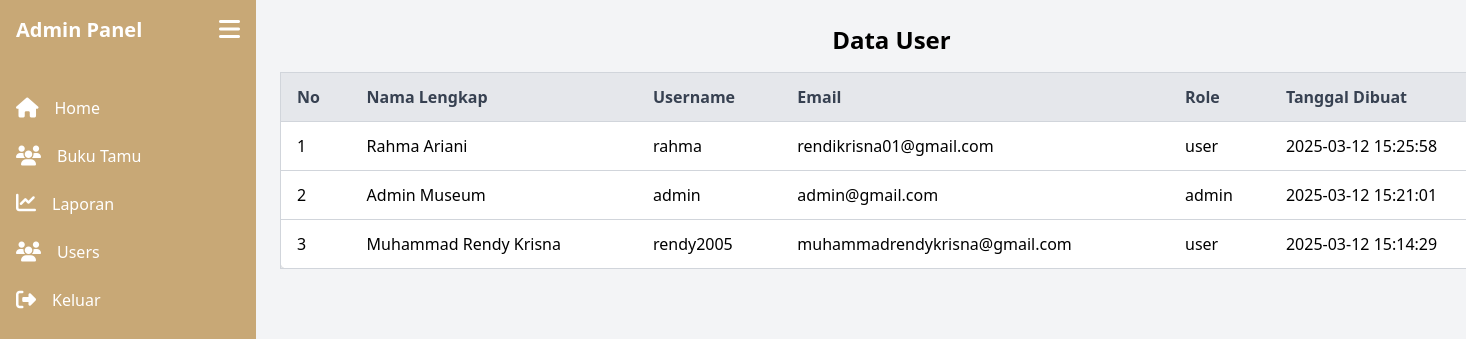
The page /public/admin/list_users.php on the database its author committed.
### tables this page shows
CREATE TABLE `users` (
  `id` int(11) NOT NULL,
  `fullname` varchar(255) NOT NULL,
  `email` varchar(255) NOT NULL,
  `username` varchar(255) NOT NULL,
  `password` varchar(255) NOT NULL,
  `role` enum('user','admin') DEFAULT 'user',
  `created_at` timestamp NOT NULL DEFAULT current_timestamp()
);

### public/admin/list_users.php (the view, shortened to what this page needs)
<?php
$host = "localhost";
$user = "root";
$password = "";
$database = "museum_db";
$conn = new mysqli($host, $user, $password, $database);
$sql = "SELECT * FROM users ORDER BY created_at DESC";
$result = $conn->query($sql);
?>
<!DOCTYPE html>
<html lang="id">
<head>
    <script src="https://cdn.tailwindcss.com"></script>
</head>
<body class="bg-gray-100 flex">
    <?php include "../components/Slidebar.php"; ?>
    <div class="p-6 w-full ml-64 transition-all duration-300" id="content">
        <h2 class="text-2xl font-bold mb-4 text-center">Data User</h2>
        <div class="overflow-x-auto">
            <table class="min-w-full bg-white border border-gray-300 rounded-lg shadow-md">
                <thead>
                    <tr class="bg-gray-200 text-gray-700">
                        <th class="py-3 px-4 text-left">No</th>
                        <th class="py-3 px-4 text-left">Nama Lengkap</th>
                        <th class="py-3 px-4 text-left">Username</th>
                        <th class="py-3 px-4 text-left">Email</th>
                        <th class="py-3 px-4 text-left">Role</th>
                        <th class="py-3 px-4 text-left">Tanggal Dibuat</th>
                    </tr>
                </thead>
                <tbody>
                    <?php
                    if ($result->num_rows > 0) {
                        $no = 1;
                        while ($row = $result->fetch_assoc()) {
                            echo "<tr class='border-t border-gray-300'>
                                    <td class='py-3 px-4'>{$no}</td>
                                    <td class='py-3 px-4'>{$row['fullname']}</td>
                                    <td class='py-3 px-4'>{$row['username']}</td>
                                    <td class='py-3 px-4'>{$row['email']}</td>
                                    <td class='py-3 px-4'>{$row['role']}</td>
                                    <td class='py-3 px-4'>{$row['created_at']}</td>
                                  </tr>";
                            $no++;
                        }
                    } else {
                        echo "<tr><td colspan='5' class='text-center py-3'>Tidak ada data user</td></tr>";
                    }
                    ?>
                </tbody>
            </table>
        </div>
    </div>
</body>
</html>

### rows shown on the page
users: fullname "Rahma Ariani", username "rahma", email "rendikrisna01@gmail.com", role "user", created_at "2025-03-12 15:25:58"
users: fullname "Admin Museum", username "admin", email "admin@gmail.com", role "admin", created_at "2025-03-12 15:21:01"
users: fullname "Muhammad Rendy Krisna", username "rendy2005", email "muhammadrendykrisna@gmail.com", role "user", created_at "2025-03-12 15:14:29"
